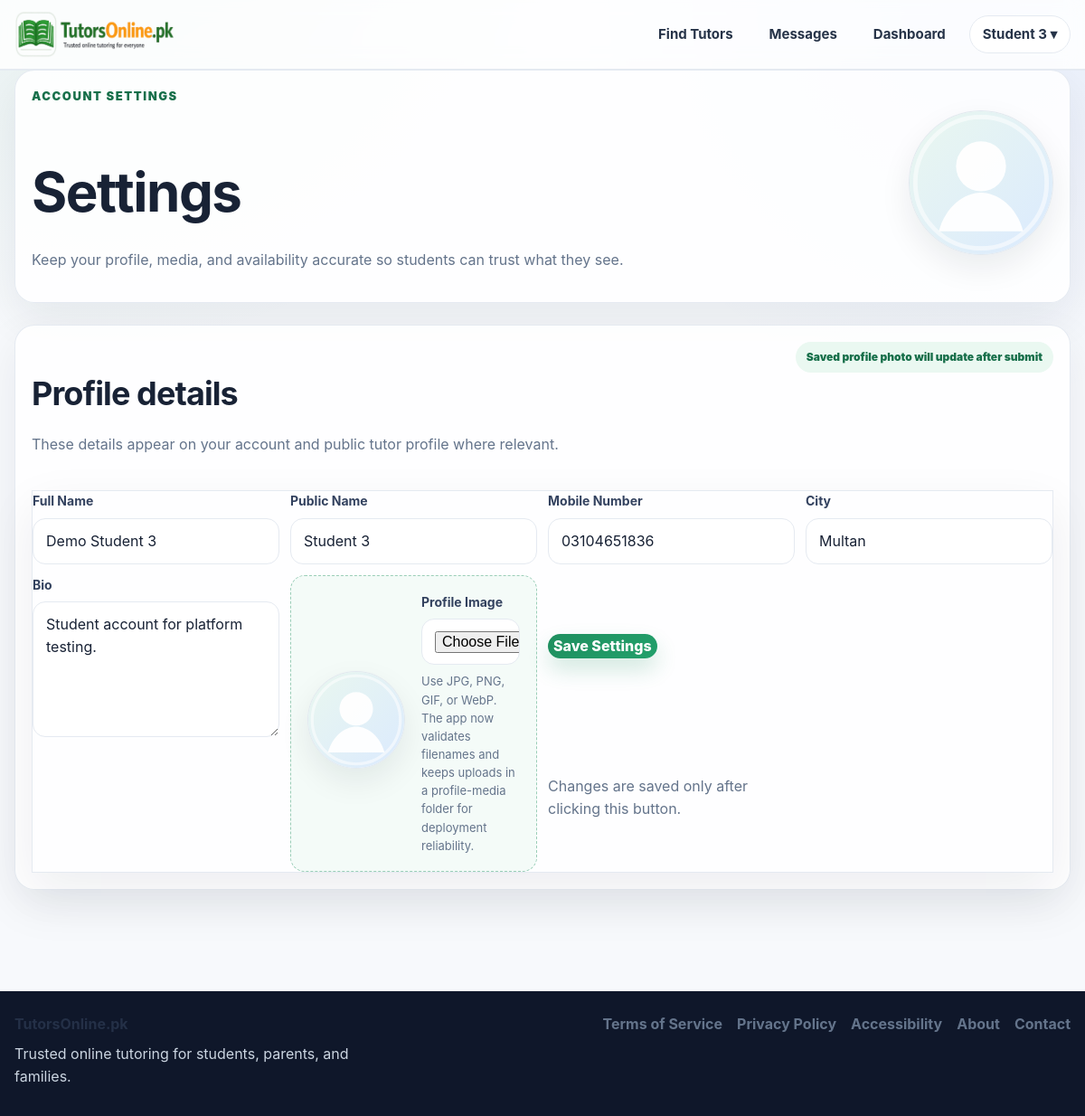
Screenshot of /settings (signed in) with the database file from the repository.
### app.py (models this page shows, shortened)
class User(UserMixin, db.Model):
    id = db.Column(db.Integer, primary_key=True)
    email = db.Column(db.String(120), unique=True, nullable=False)
    password_hash = db.Column(db.String(255), nullable=False)
    role = db.Column(db.String(20), nullable=False, default="student")
    full_name = db.Column(db.String(120), nullable=False)
    public_name = db.Column(db.String(120), nullable=False)
    qualification = db.Column(db.String(120), default="")
    subjects = db.Column(db.String(255), default="")
    class_levels = db.Column(db.String(255), default="")
    experience_years = db.Column(db.Integer, default=0)
    bio = db.Column(db.Text, default="")
    degree_title = db.Column(db.String(255), default="")
    degree_major = db.Column(db.String(255), default="")
    degree_institution = db.Column(db.String(255), default="")
    degree_year = db.Column(db.String(50), default="")
    degree_grade = db.Column(db.String(50), default="")
    previous_path_choice = db.Column(db.String(50), default="")
    mphil_title = db.Column(db.String(255), default="")
    mphil_major = db.Column(db.String(255), default="")
    mphil_institution = db.Column(db.String(255), default="")
    mphil_year = db.Column(db.String(50), default="")
    mphil_grade = db.Column(db.String(50), default="")
    mphil_additional_note = db.Column(db.String(255), default="")
    masters_title = db.Column(db.String(255), default="")
    masters_major = db.Column(db.String(255), default="")
    masters_institution = db.Column(db.String(255), default="")
    masters_year = db.Column(db.String(50), default="")
    masters_grade = db.Column(db.String(50), default="")
    masters_additional_note = db.Column(db.String(255), default="")
    bachelor_title = db.Column(db.String(255), default="")
    bachelor_major = db.Column(db.String(255), default="")
    bachelor_institution = db.Column(db.String(255), default="")
    bachelor_year = db.Column(db.String(50), default="")
    bachelor_grade = db.Column(db.String(50), default="")
    bachelor_additional_note = db.Column(db.String(255), default="")
    inter_program = db.Column(db.String(100), default="")
    inter_institution = db.Column(db.String(255), default="")
    inter_grade = db.Column(db.String(50), default="")
    inter_year = db.Column(db.String(50), default="")
    matric_program = db.Column(db.String(100), default="")
    matric_institution = db.Column(db.String(255), default="")
    matric_grade = db.Column(db.String(50), default="")
    matric_year = db.Column(db.String(50), default="")
    gender = db.Column(db.String(50), default="")
    city = db.Column(db.String(120), default="")
    main_subject = db.Column(db.String(120), default="")
    additional_subjects = db.Column(db.String(255), default="")
    student_level = db.Column(db.String(120), default="")
    student_subject_needed = db.Column(db.String(120), default="")
    preferred_tutor_gender = db.Column(db.String(50), default="")
    learning_mode = db.Column(db.String(50), default="")
    teaching_mode = db.Column(db.String(50), default="")
    hourly_rate = db.Column(db.Integer, default=0)
    mobile_number = db.Column(db.String(40), default="")
    cnic_number = db.Column(db.String(40), default="")
    profile_image = db.Column(db.String(255), default="")
    degree_file = db.Column(db.String(255), default="")
    additional_qualification_level = db.Column(db.String(80), default="")
    additional_qualification_title = db.Column(db.String(255), default="")
    additional_qualification_major = db.Column(db.String(255), default="")
    additional_qualification_institution = db.Column(db.String(255), default="")
    additional_qualification_year = db.Column(db.String(50), default="")
    additional_qualification_grade = db.Column(db.String(50), default="")
    additional_qualification_file = db.Column(db.String(255), default="")
    demo_video_url = db.Column(db.String(255), default="")
    demo_video_file = db.Column(db.String(255), default="")
    modest_profile = db.Column(db.Boolean, default=False)
    audio_only = db.Column(db.Boolean, default=False)
    is_active_user = db.Column(db.Boolean, default=True)
    is_verified_tutor = db.Column(db.Boolean, default=False)
    profile_stage = db.Column(db.String(40), default="basic_complete")
    verification_submitted_at = db.Column(db.DateTime)
    approved_at = db.Column(db.DateTime)
    rejected_at = db.Column(db.DateTime)
    admin_review_note = db.Column(db.Text, default="")
    is_public_tutor = db.Column(db.Boolean, default=False)
    tutor_category = db.Column(db.String(80), default="")
    bonus_credits = db.Column(db.Integer, default=0)
    total_earnings_pkr = db.Column(db.Integer, default=0)
    monthly_earnings_pkr = db.Column(db.Integer, default=0)
    sessions_completed = db.Column(db.Integer, default=0)
    rating_avg = db.Column(db.Float, default=0.0)
    rating_count = db.Column(db.Integer, default=0)
    credits_balance = db.Column(db.Integer, default=0)
    pending_payout_pkr = db.Column(db.Integer, default=0)
    payout_method = db.Column(db.String(30), default="bank")
    payout_account_title = db.Column(db.String(120), default="")
    payout_account_number = db.Column(db.String(120), default="")
    payout_iban = db.Column(db.String(64), default="")
    created_at = db.Column(db.DateTime, default=datetime.utcnow)
    bookings_as_student = db.relationship(
        "Booking",
        backref="student",
        lazy=True,
        foreign_keys="Booking.student_id",
    )
    bookings_as_tutor = db.relationship(
        "Booking",
        backref="tutor",
        lazy=True,
        foreign_keys="Booking.tutor_id",
    )
    @property
    def is_active(self):
        return self.is_active_user

### app.py (the view, shortened to what this page needs)
@app.route("/settings", methods=["GET", "POST"])
@login_required
def settings():
    availability_rules = []
    availability_exceptions = []
    return render_template(
        "settings.html",
        availability_rules=availability_rules,
        availability_exceptions=availability_exceptions,
    )

### templates/settings.html (shortened to what this page needs)
{% extends 'base.html' %}
{% block content %}
<section class="settings-hero card">
  <div>
    <p class="eyebrow">Account settings</p>
    <h1>Settings</h1>
    <p class="muted">Keep your profile, media, and availability accurate so students can trust what they see.</p>
  </div>
  <div class="settings-hero-photo">
    <img
      src="{{ image_url(current_user.profile_image) }}"
      data-fallback="{{ url_for('static', filename='images/default-avatar.svg') }}"
      alt="{{ current_user.public_name or current_user.full_name }} profile photo"
      class="profile-pic profile-pic-large"
      data-image-preview-target="profile_image">
  </div>
</section>
<section class="card settings-section">
  <div class="section-heading">
    <div>
      <h2>Profile details</h2>
      <p class="muted">These details appear on your account and public tutor profile where relevant.</p>
    </div>
    <span class="settings-pill">Saved profile photo will update after submit</span>
  </div>
  <form method="post" enctype="multipart/form-data" class="form-grid two-col settings-profile-form">
    <div>
      <label class="small-label">Full Name</label>
      <input type="text" name="full_name" value="{{ current_user.full_name or '' }}" autocomplete="name">
    </div>
    <div>
      <label class="small-label">Public Name</label>
      <input type="text" name="public_name" value="{{ current_user.public_name or '' }}">
    </div>
    <div>
      <label class="small-label">Mobile Number</label>
      <input type="text" name="mobile_number" value="{{ current_user.mobile_number or '' }}" autocomplete="tel">
    </div>
    <div>
      <label class="small-label">City</label>
      <input type="text" name="city" value="{{ current_user.city or '' }}" autocomplete="address-level2">
    </div>
    <div class="full-width">
      <label class="small-label">Bio</label>
      <textarea name="bio" rows="5" placeholder="Briefly describe your teaching style, experience, and strengths.">{{ current_user.bio or '' }}</textarea>
    </div>
    <div class="media-upload-panel full-width">
      <div class="media-upload-preview">
        <img
          src="{{ image_url(current_user.profile_image) }}"
          data-fallback="{{ url_for('static', filename='images/default-avatar.svg') }}"
          alt="Profile image preview"
          class="profile-pic"
          data-image-preview-target="profile_image">
      </div>
      <div>
        <label class="small-label">Profile Image</label>
        <input
          type="file"
          name="profile_image"
          accept=".jpg,.jpeg,.png,.gif,.webp,image/jpeg,image/png,image/gif,image/webp"
          data-image-preview-input="profile_image">
        <p class="help-text">Use JPG, PNG, GIF, or WebP. The app now validates filenames and keeps uploads in a profile-media folder for deployment reliability.</p>
      </div>
    </div>
    <div class="full-width sticky-save-row">
      <button class="btn btn-primary" type="submit">Save Settings</button>
      <span class="muted">Changes are saved only after clicking this button.</span>
    </div>
  </form>
</section>
{% endblock %}

### templates/base.html (shortened to what this page needs)
<!doctype html>
<html lang="en">
<head>
  <link rel="stylesheet" href="{{ url_for('static', filename='css/styles.css') }}">
  <link rel="stylesheet" href="{{ url_for('static', filename='css/design-system.css') }}">
</head>
<body>
  <header class="site-header">
    <div class="container nav-wrap">
      <a href="{{ url_for('index') }}" class="brand">
        <img src="{{ url_for('static', filename='images/logo.png') }}" alt="TutorsOnline.pk" class="brand-logo">
      </a>
     <nav class="main-nav">
      <a href="{{ url_for('tutors') }}">Find Tutors</a>
      {% if current_user.is_authenticated %}
        <a href="{{ url_for('messages_inbox') }}" class="nav-messages-link">
          Messages
        </a>
        <a href="{{ url_for('dashboard') }}">Dashboard</a>
        <div class="nav-user-dropdown">
          <button type="button" class="nav-user-trigger">
            {{ current_user.public_name or 'Account' }} ▾
          </button>
        </div>
      {% else %}
        <a href="{{ url_for('contact') }}">Contact</a>
        <a href="{{ url_for('login') }}">Login</a>
        <a href="{{ url_for('register') }}" class="nav-join-btn">Join</a>
      {% endif %}
    </nav>
    </div>
  </header>
  <main class="site-main">
    <div class="container">
      {% block content %}{% endblock %}
    </div>
  </main>
  <footer class="site-footer">
    <div class="container footer-wrap">
      <div class="footer-brand">
        <strong>TutorsOnline.pk</strong>
        <p>Trusted online tutoring for students, parents, and families.</p>
      </div>
      <div class="footer-links">
        <a href="{{ url_for('terms') }}">Terms of Service</a>
        <a href="{{ url_for('privacy') }}">Privacy Policy</a>
        <a href="{{ url_for('accessibility') }}">Accessibility</a>
        <a href="{{ url_for('about') }}">About</a>
        <a href="{{ url_for('contact') }}">Contact</a>
      </div>
    </div>
  </footer>
</body>
</html>

### rows the page displays
User: public_name "Student 3", full_name "Demo Student 3", mobile_number "03104651836", city "Multan", bio "Student account for platform testing."
